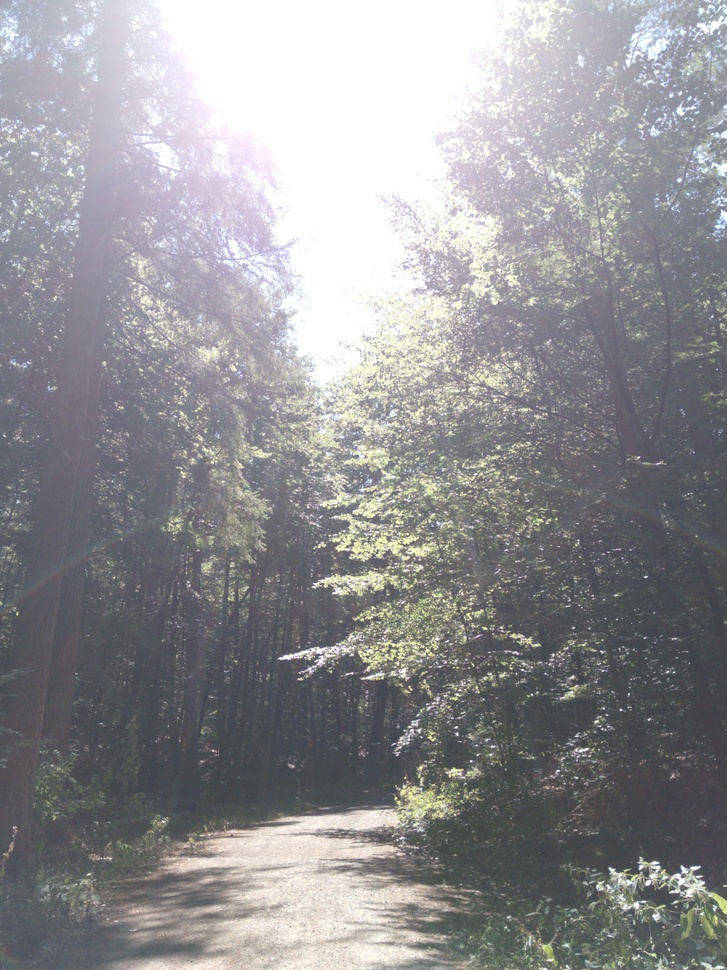
#> input picture classical_methods/Test_images/overexposed_RGB.JPG, 727 x 970 px, shrunk from 3456 x 4608 before the run, found by its file name
$ python mutual_information.py
#> lines starting #> are read from the running program, lines starting #| are printed output that depends on the picture; long printed decimals are rounded

import numpy as np
import cv2
import matplotlib.pyplot as plt
from skimage import io, color, transform
from skimage.registration import phase_cross_correlation
from scipy.optimize import minimize
from skimage.metrics import structural_similarity as ssim, mean_squared_error, peak_signal_noise_ratio, normalized_mutual_information
from scipy.stats import entropy
from scipy.ndimage import shift as nd_shift


# Load images
rgb_path = '/home/krangana/2_Codes/1_Traditional_methods/Test_images/overexposed_RGB.JPG'
nir_path = '/home/krangana/2_Codes/1_Traditional_methods/Test_images/underexposed_NIR.jpg'
rgb_image = io.imread(rgb_path)  # Replace 'rgb_image.jpg' with the path to your RGB image
#> rgb_image is the input picture: shape (970, 727, 3); mean R, G, B 145.8, 145.1, 148
nir_image_gray = io.imread(nir_path)  # Replace 'nir_image.jpg' with the path to your NIR image
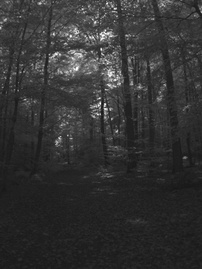
#> input picture classical_methods/Test_images/underexposed_NIR.jpg, 202 x 269 px, shrunk from 960 x 1280 before the run, found by its file name
#> nir_image_gray is the input picture: shape (269, 202); min 20, max 255, mean 51.1

# rgb_image_gray = color.rgb2gray(rgb_image)

# Resize RGB image to match NIR image size
rgb_image_resized = transform.resize(rgb_image, (nir_image_gray.shape[0], nir_image_gray.shape[1]), anti_aliasing=True)
rgb_image_resized=transform.rotate(rgb_image_resized, 180)
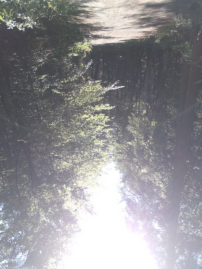
#> rgb_image_resized: shape (269, 202, 3) float64; mean R, G, B 0.572, 0.569, 0.58

# Convert to grayscale
rgb_image_gray = color.rgb2gray(rgb_image_resized)
# [10 lines of commented-out code are left out]

def mutual_information_cost(shift_values):
    shifted_rgb = nd_shift(rgb_image_gray.astype(np.float64), shift=shift_values, mode='constant', cval=0)
    return -normalized_mutual_information(shifted_rgb.ravel(), nir_image_gray.ravel())  # Negative MI (minimization)

# Optimize shift using scipy.optimize
initial_shift = np.array([0, 0])  # Initial guess
# result = minimize(pcc_cost, initial_shift, method='Powell')
# best_shift = result.x.astype(int)
result = minimize(mutual_information_cost, initial_shift, method='Powell')
#> in mutual_information_cost (call 3), `shifted_rgb = nd_shift(rgb_image_gray.astype(np.float64), shift=shift_..`:
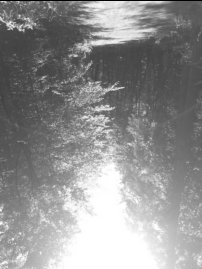
#> shifted_rgb: shape (269, 202) float64; min 0, max 1, mean 0.567
#> in mutual_information_cost (call 4), `shifted_rgb = nd_shift(rgb_image_gray.astype(np.float64), shift=shift_..`:
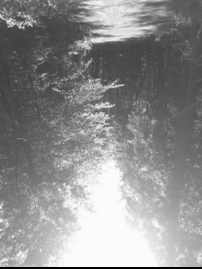
#> shifted_rgb: shape (269, 202) float64; min 0, max 1.01, mean 0.565; drawn with min black and max white
#> in mutual_information_cost (call 10), `shifted_rgb = nd_shift(rgb_image_gray.astype(np.float64), shift=shift_..`:
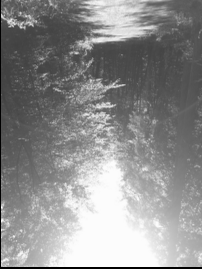
#> shifted_rgb: shape (269, 202) float64; min 0, max 1.01, mean 0.563; drawn with min black and max white
#> in mutual_information_cost (call 11), `shifted_rgb = nd_shift(rgb_image_gray.astype(np.float64), shift=shift_..`:
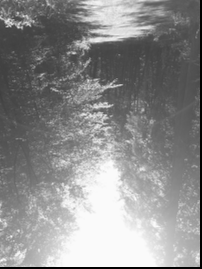
#> shifted_rgb: shape (269, 202) float64; min 0, max 1.02, mean 0.561; drawn with min black and max white
#> result = {'fun': -1.09, 'direc': [[0, 1], [-127.3, 0]], 'nit': 3, 'nfev': 236, 'status': 0, 'success': True, 'message': 'Optimization terminated successfully.', 'x': [-127.9, 0]}
best_shift = result.x
#> best_shift = [-127.9, 0]
best_shift = np.round(best_shift).astype(int)
#> best_shift = [-128, 0]

# Apply best translation
# registered_rgb_image = np.roll(rgb_image_gray, best_shift, axis=(0, 1))
registered_rgb_image = nd_shift(rgb_image_gray.astype(np.float64), shift=best_shift, mode='constant', cval=0, order=1)
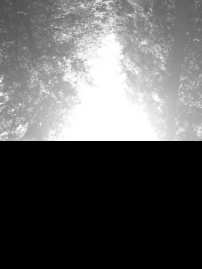
#> registered_rgb_image: shape (269, 202) float64; min 0, max 1, mean 0.371

# Ensure pixel values are between 0 and 255
registered_rgb_image = (registered_rgb_image * 255).astype(np.uint8)

# Compute final phase correlation shift
detected_shift, _, _ = phase_cross_correlation(registered_rgb_image, nir_image_gray)
#> detected_shift = [-46, -25]

#NCC
def normalized_cross_correlation(img1, img2):
    # Normalize images
    img1_norm = (img1 - np.mean(img1)) / np.std(img1)
    img2_norm = (img2 - np.mean(img2)) / np.std(img2)

    # Compute cross-correlation
    cross_corr = np.correlate(img1_norm.flatten(), img2_norm.flatten(), mode='valid')

    # Normalize cross-correlation
    ncc = cross_corr / (np.linalg.norm(img1_norm) * np.linalg.norm(img2_norm))

    return ncc


# Compute comparison metrics
mse_val = mean_squared_error(registered_rgb_image, nir_image_gray)
#> mse_val = 9179.9
psnr_val = peak_signal_noise_ratio(registered_rgb_image, nir_image_gray)
#> psnr_val = 8.5
ssim_val = ssim(registered_rgb_image, nir_image_gray, channel_axis=0)
#> ssim_val = 0.0991
# ssim_val = ssim(registered_rgb_image, nir_image_gray)#, data_range=None, channel_axis=0)
ncc_val = normalized_cross_correlation(registered_rgb_image, nir_image_gray)
#> in normalized_cross_correlation, `cross_corr = np.correlate(img1_norm.flatten(), img2_norm.flatten(), mo..`: cross_corr = [30816.6]
#> in normalized_cross_correlation, `ncc = cross_corr / (np.linalg.norm(img1_norm) * np.linalg.norm(img2_no..`: ncc = [0.567]
#> ncc_val = [0.567]
mi = normalized_mutual_information(registered_rgb_image.ravel(), nir_image_gray.ravel())
#> mi = 1.09
dice_coeff = 2 * np.sum(registered_rgb_image * nir_image_gray) / (np.sum(registered_rgb_image) + np.sum(nir_image_gray))
#> dice_coeff = 0.963

# Display the results
print(f"SSIM: {ssim_val}")
#| SSIM: 0.09907
print(f"Mutual Information: {mi}")
#| Mutual Information: 1.086
print(f"Normalized Cross-Correlation (NCC): {ncc_val}")
#| Normalized Cross-Correlation (NCC): [0.5671]
print(f"MSE: {mse_val}")
#| MSE: 9179.895
print(f"PSNR: {psnr_val} dB")
#| PSNR: 8.502 dB
print(f"Dice Coefficient: {dice_coeff}")
#| Dice Coefficient: 0.9631

# Save the registered image


# Define output path
# img_name = rgb_path.split("\\")[-1]
# output_path = rf"D:\thesis\2_Codes\1_Traditional_methods\outputs\mutual_information\Registered_{img_name}"
# img_name = rgb_path.split("/")[-1]
# output_path = "/home/krangana/2_Codes/1_Traditional_methods/outputs/mutual_information/new/Registered_" + img_name

# Save using cv2
# cv2.imwrite(output_path, registered_rgb_image)

# Plot results
fig, ax = plt.subplots(1, 3, figsize=(15, 5))
ax[0].imshow(rgb_image_gray, cmap='gray')
ax[0].set_title('Original RGB Image')
ax[1].imshow(registered_rgb_image, cmap='gray')
ax[1].set_title('Registered RGB Image')
ax[2].imshow(nir_image_gray, cmap='gray')
ax[2].set_title('NIR Image')
plt.show()

print(f"Optimized Shift: {best_shift}")
#| Optimized Shift: [-128    0]
print(f"Detected Shift After Registration: {detected_shift}")
#| Detected Shift After Registration: [-46. -25.]
